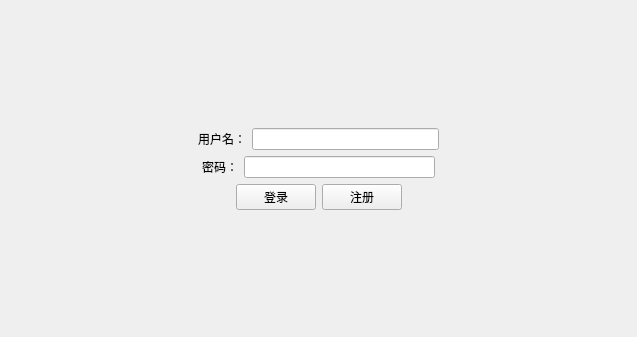
<?xml version="1.0" encoding="UTF-8"?>
<ui version="4.0">
 <class>LoginWidget</class>
 <widget class="QWidget" name="LoginWidget">
  <property name="geometry">
   <rect>
    <x>0</x>
    <y>0</y>
    <width>637</width>
    <height>337</height>
   </rect>
  </property>
  <property name="windowTitle">
   <string>登录</string>
  </property>
  <layout class="QVBoxLayout" name="verticalLayout">
   <item>
    <spacer name="verticalSpacer">
     <property name="orientation">
      <enum>Qt::Orientation::Vertical</enum>
     </property>
     <property name="sizeHint" stdset="0">
      <size>
       <width>20</width>
       <height>40</height>
      </size>
     </property>
    </spacer>
   </item>
   <item>
    <layout class="QHBoxLayout" name="horizontalLayout_3">
     <item>
      <spacer name="horizontalSpacer">
       <property name="orientation">
        <enum>Qt::Orientation::Horizontal</enum>
       </property>
       <property name="sizeHint" stdset="0">
        <size>
         <width>40</width>
         <height>20</height>
        </size>
       </property>
      </spacer>
     </item>
     <item>
      <widget class="QLabel" name="label_2">
       <property name="text">
        <string>用户名：</string>
       </property>
      </widget>
     </item>
     <item>
      <widget class="QLineEdit" name="pwdEdit"/>
     </item>
     <item>
      <spacer name="horizontalSpacer_2">
       <property name="orientation">
        <enum>Qt::Orientation::Horizontal</enum>
       </property>
       <property name="sizeHint" stdset="0">
        <size>
         <width>40</width>
         <height>20</height>
        </size>
       </property>
      </spacer>
     </item>
    </layout>
   </item>
   <item>
    <layout class="QHBoxLayout" name="horizontalLayout_2">
     <item>
      <spacer name="horizontalSpacer_3">
       <property name="orientation">
        <enum>Qt::Orientation::Horizontal</enum>
       </property>
       <property name="sizeHint" stdset="0">
        <size>
         <width>40</width>
         <height>20</height>
        </size>
       </property>
      </spacer>
     </item>
     <item>
      <widget class="QLabel" name="label_3">
       <property name="enabled">
        <bool>true</bool>
       </property>
       <property name="text">
        <string>密码：</string>
       </property>
      </widget>
     </item>
     <item>
      <widget class="QLineEdit" name="userEdit"/>
     </item>
     <item>
      <spacer name="horizontalSpacer_5">
       <property name="orientation">
        <enum>Qt::Orientation::Horizontal</enum>
       </property>
       <property name="sizeHint" stdset="0">
        <size>
         <width>40</width>
         <height>20</height>
        </size>
       </property>
      </spacer>
     </item>
    </layout>
   </item>
   <item>
    <layout class="QHBoxLayout" name="horizontalLayout">
     <item>
      <spacer name="horizontalSpacer_6">
       <property name="orientation">
        <enum>Qt::Orientation::Horizontal</enum>
       </property>
       <property name="sizeHint" stdset="0">
        <size>
         <width>40</width>
         <height>20</height>
        </size>
       </property>
      </spacer>
     </item>
     <item>
      <widget class="QPushButton" name="loginBtn">
       <property name="text">
        <string>登录</string>
       </property>
      </widget>
     </item>
     <item>
      <widget class="QPushButton" name="registerBtn">
       <property name="text">
        <string>注册</string>
       </property>
      </widget>
     </item>
     <item>
      <spacer name="horizontalSpacer_4">
       <property name="orientation">
        <enum>Qt::Orientation::Horizontal</enum>
       </property>
       <property name="sizeHint" stdset="0">
        <size>
         <width>40</width>
         <height>20</height>
        </size>
       </property>
      </spacer>
     </item>
    </layout>
   </item>
   <item>
    <spacer name="verticalSpacer_2">
     <property name="orientation">
      <enum>Qt::Orientation::Vertical</enum>
     </property>
     <property name="sizeHint" stdset="0">
      <size>
       <width>20</width>
       <height>40</height>
      </size>
     </property>
    </spacer>
   </item>
  </layout>
 </widget>
 <resources/>
 <connections/>
</ui>
